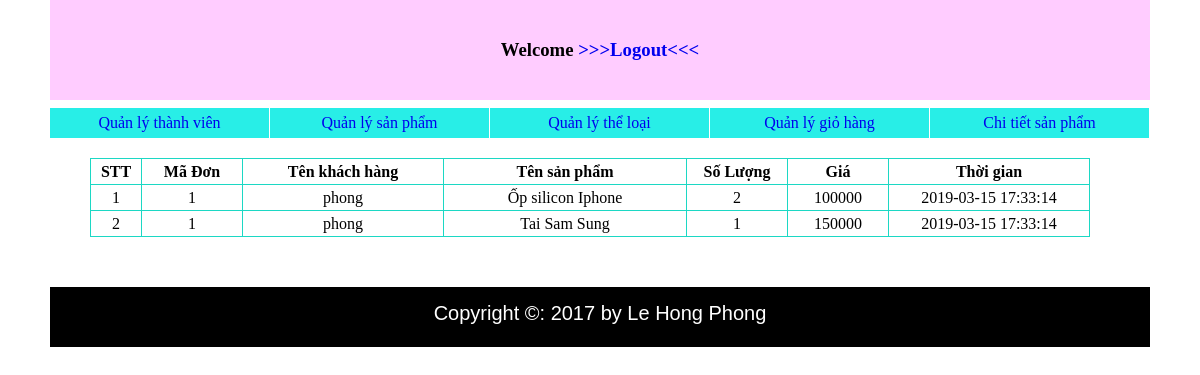
/Demo/adminCN1/list_detail.php, run on the app's committed database.
### tables this page shows
CREATE TABLE `order_items` (
  `order_id` int(10) NOT NULL,
  `item_id` int(10) NOT NULL,
  `item_name` varchar(20) NOT NULL,
  `quantity` int(10) NOT NULL,
  `price` int(20) NOT NULL,
  `time` timestamp NOT NULL DEFAULT CURRENT_TIMESTAMP ON UPDATE CURRENT_TIMESTAMP
);

CREATE TABLE `orders` (
  `order_id` int(10) UNSIGNED NOT NULL,
  `username` varchar(25) NOT NULL,
  `quantity_item` int(10) NOT NULL,
  `total` int(25) NOT NULL,
  `branch` varchar(10) NOT NULL,
  `time` timestamp NOT NULL DEFAULT CURRENT_TIMESTAMP ON UPDATE CURRENT_TIMESTAMP
);

### Demo/adminCN1/list_detail.php (the view, shortened to what this page needs)
<?php
    require("templates/header.php");
 ?>
	<div id="wrapper">
		<table>
			<tr>
				<td style="width: 50px"><b>STT</b></td>
				<td style="width: 100px"><b>Mã Đơn</b></td>
				<td style="width: 200px;"><b>Tên khách hàng</b></td>
				<td><b>Tên sản phẩm</b></td>
				<td style="width: 100px;"><b>Số Lượng</b></td>
				<td style="width: 100px;"><b>Giá</b></td>
				<td style="width: 200px;"><b>Thời gian</b></td>
			</tr>
			<?php
			if(isset($_GET["id"])){
			$id = $_GET["id"];
			$dem=1;
			require("../library/config.php");
			$result= mysqli_query($conn," SELECT a.username, b.* from orders as a, order_items as b WHERE b.order_id = $id and a.order_id = $id and a.branch='CN1' ");
			while( $data = mysqli_fetch_assoc($result)){
			echo "<tr>";
			echo "<td> $dem </td>";
			echo "<td>$data[order_id]</td>";
			echo "<td>$data[username]</td>";
			echo "<td>$data[item_name]</td>";
			echo "<td>$data[quantity]</td>";
			echo "<td>$data[price]</td>";
			echo "<td>$data[time]</td>";
			echo "<tr>";
			$dem++;
			}
			mysqli_close($conn);
		}
		else{
			$dem=1;
			require("../library/config.php");
			$result= mysqli_query($conn," SELECT a.username, b.* from orders as a, order_items as b WHERE b.order_id = a.order_id and a.branch='CN1' ");
			while( $data = mysqli_fetch_assoc($result)){
			echo "<tr>";
			echo "<td> $dem </td>";
			echo "<td>$data[order_id]</td>";
			echo "<td>$data[username]</td>";
			echo "<td>$data[item_name]</td>";
			echo "<td>$data[quantity]</td>";
			echo "<td>$data[price]</td>";
			echo "<td>$data[time]</td>";
			echo "<tr>";
			$dem++;
			}
		}
			 ?>
		</table>
	</div>
	<?php
    require("templates/footer.php");
 ?>

### Demo/adminCN1/style.css (style rules this page uses)
* { padding: 0px; margin: 0px; }
body { width: 1100px; margin: auto; }
#wrapper table { margin-left: 40px; border-collapse: collapse; margin-top:50px; width:1000px; text-align: center; }
#wrapper table tr { border: 1px solid #1CD8C4; line-height: 25px; }
#wrapper table td { border: 1px solid #1CD8C4; }

### data on the page
order_items: order "1", order.username "phong", item_name "Ốp silicon Iphone", quantity "2", price "100000", time "2019-03-15 17:33:14"
order_items: order "1", order.username "phong", item_name "Tai Sam Sung", quantity "1", price "150000", time "2019-03-15 17:33:14"
